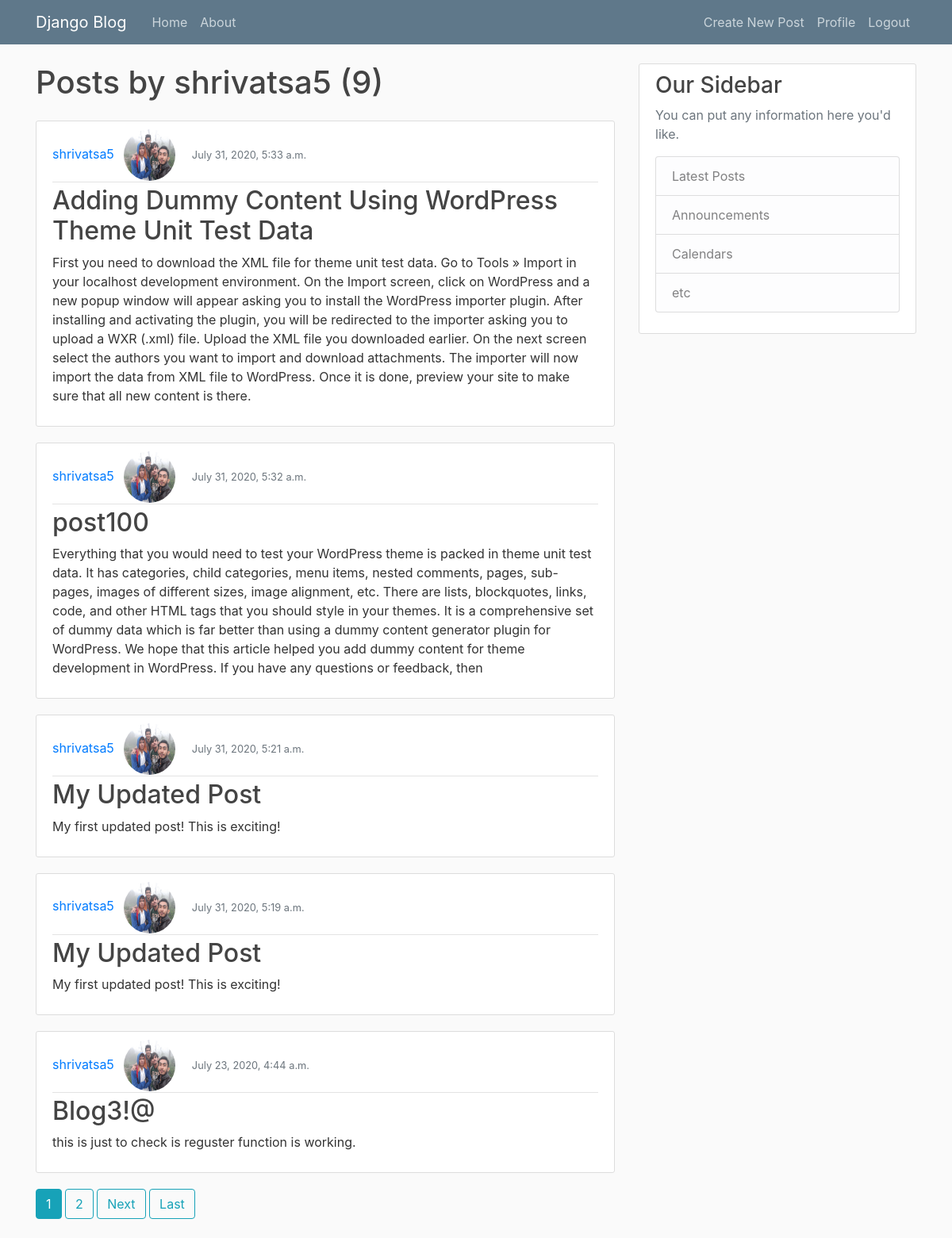
The app's page /user/shrivatsa5/ (signed in) with its own data.
### blog/models.py (models this page shows, shortened)
class Post(models.Model):
	title=models.CharField(max_length=100)
	date_posted=models.DateTimeField(default=timezone.now)
	content=models.TextField()
	author=models.ForeignKey(User, on_delete=models.CASCADE)

### accounts/models.py (models this page shows, shortened)
class Profile(models.Model):
	user=models.OneToOneField(User,on_delete=models.CASCADE)
	image=models.ImageField(default='default.jpg',upload_to='profile_pics')

### blog/views.py (the view)
# urls.py: path('user/<str:username>/', UserPostListView.as_view(), name='user-posts'),
class UserPostListView(ListView):
	model=Post
	template_name='blog/user_posts.html'
	context_object_name='posts'
	paginate_by=5
	def get_queryset(self):
		user=get_object_or_404(User,username=self.kwargs.get('username'))
		return Post.objects.filter(author=user).order_by('-date_posted')

### blog/templates/blog/user_posts.html (shortened to what this page needs)
{% extends "blog/base.html" %}
{%block content %}
<h1 class="mb-4">Posts by {{view.kwargs.username}} ({{page_obj.paginator.count}})</h1>
    {% for post in posts %}
        <article class="media content-section">
 		 <div class="media-body">
    		<div class="article-metadata">
      <a class="mr-2" href="{% url 'user-posts' post.author.username %}">{{ post.author }}</a>
      <img class="rounded-circle article-img" src="{{ post.author.profile.image.url }}">
      <small class="text-muted">{{ post.date_posted }}</small>
    </div>
    <h2><a class="article-title" href="{%url 'blog-detail' post.id%}">{{ post.title }}</a></h2>
    <p>{{post.content}}</p>
  </div>
		</article>
    {%endfor %}
    {% if is_paginated %}
        {% for num in page_obj.paginator.page_range %}
         {% if page_obj.number == num %}
          <a class="btn btn-info mb-4" href="?page={{num}}">{{num}}</a>
         {% elif  num > page_obj.number|add:'-3' and num < page_obj.number|add:'3'  %}
           <a class="btn btn-outline-info mb-4" href="?page={{num}}">{{num}}</a>
           {% endif %}
        {% endfor %}
        {% if page_obj.has_next %}
           <a  class="btn btn-outline-info mb-4"href="?page={{page_obj.next_page_number}}">Next</a>
           <a class="btn btn-outline-info mb-4" href="?page={{page_obj.paginator.num_pages}}">Last</a>
        {% endif %}
    {% endif %}
{%endblock content %}

### blog/static/blog/main.css (style rules this page uses)
body { background: #fafafa; color: #333333; margin-top: 5rem; }
h1, h2, h3, h4, h5, h6 { color: #444444; }
.content-section { background: #ffffff; padding: 10px 20px; border: 1px solid #dddddd; border-radius: 3px; margin-bottom: 20px; }
.article-title { color: #444444; }
.article-img { height: 65px; width: 65px; margin-right: 16px; }
.article-metadata { padding-bottom: 1px; margin-bottom: 4px; border-bottom: 1px solid #e3e3e3 }

### records on screen
Post: author "shrivatsa5", author.profile.image (picture), date_posted "July 31, 2020, 5:33 a.m.", title "Adding Dummy Content Using WordPress Theme Unit Test Data", content "First you need to download the XML file for theme unit test data. Go to Tools » Import in your localhost development environment. On the Import screen, click on WordPress and a new popup window will appear asking you to install the WordPress importer plugin. After installing and activating the plugin, you will be redirected to the importer asking you to upload a WXR (.xml) file. Upload the XML file you downloaded earlier. On the next screen select the authors you want to import and download attachments. The importer will now import the data from XML file to WordPress. Once it is done, preview your site to make sure that all new content is there."
Post: author "shrivatsa5", author.profile.image (picture), date_posted "July 31, 2020, 5:32 a.m.", title "post100", content "Everything that you would need to test your WordPress theme is packed in theme unit test data. It has categories, child categories, menu items, nested comments, pages, sub-pages, images of different sizes, image alignment, etc. There are lists, blockquotes, links, code, and other HTML tags that you should style in your themes. It is a comprehensive set of dummy data which is far better than using a dummy content generator plugin for WordPress. We hope that this article helped you add dummy content for theme development in WordPress. If you have any questions or feedback, then"
Post: author "shrivatsa5", author.profile.image (picture), date_posted "July 31, 2020, 5:21 a.m.", title "My Updated Post", content "My first updated post! This is exciting!"
Post: author "shrivatsa5", author.profile.image (picture), date_posted "July 31, 2020, 5:19 a.m.", title "My Updated Post", content "My first updated post! This is exciting!"
Post: author "shrivatsa5", author.profile.image (picture), date_posted "July 23, 2020, 4:44 a.m.", title "Blog3!@", content "this is just to check is reguster function is working."

### other values on screen
{{ view.kwargs.username }} "shrivatsa5"
{{ page_obj.paginator.count }} "9"
{{ num }} "1"
{{ num }} "2"
